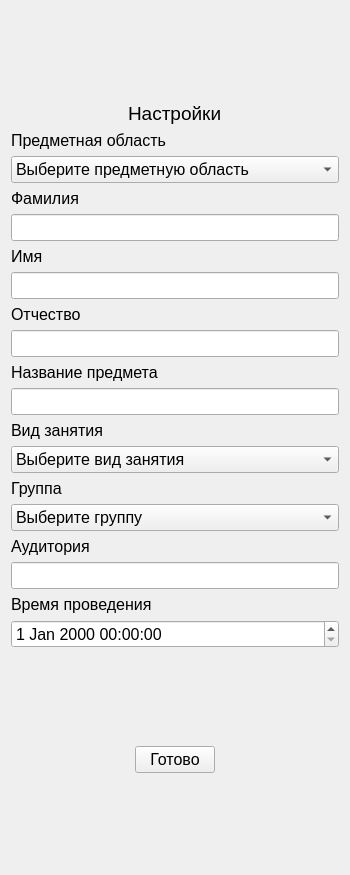
<?xml version="1.0" encoding="UTF-8"?>
<ui version="4.0">
 <class>SettingsWindow</class>
 <widget class="QWidget" name="SettingsWindow">
  <property name="geometry">
   <rect>
    <x>0</x>
    <y>0</y>
    <width>350</width>
    <height>875</height>
   </rect>
  </property>
  <property name="windowTitle">
   <string>Form</string>
  </property>
  <layout class="QVBoxLayout" name="verticalLayout_2">
   <item>
    <layout class="QVBoxLayout" name="verticalLayout">
     <item>
      <spacer name="verticalSpacer">
       <property name="orientation">
        <enum>Qt::Vertical</enum>
       </property>
       <property name="sizeHint" stdset="0">
        <size>
         <width>20</width>
         <height>40</height>
        </size>
       </property>
      </spacer>
     </item>
     <item>
      <layout class="QHBoxLayout" name="horizontalLayout">
       <item>
        <spacer name="horizontalSpacer_2">
         <property name="orientation">
          <enum>Qt::Horizontal</enum>
         </property>
         <property name="sizeHint" stdset="0">
          <size>
           <width>40</width>
           <height>20</height>
          </size>
         </property>
        </spacer>
       </item>
       <item>
        <widget class="QLabel" name="label_10">
         <property name="font">
          <font>
           <pointsize>14</pointsize>
          </font>
         </property>
         <property name="text">
          <string>Настройки</string>
         </property>
        </widget>
       </item>
       <item>
        <spacer name="horizontalSpacer">
         <property name="orientation">
          <enum>Qt::Horizontal</enum>
         </property>
         <property name="sizeHint" stdset="0">
          <size>
           <width>40</width>
           <height>20</height>
          </size>
         </property>
        </spacer>
       </item>
      </layout>
     </item>
     <item>
      <widget class="QLabel" name="label">
       <property name="font">
        <font>
         <pointsize>12</pointsize>
        </font>
       </property>
       <property name="text">
        <string>Предметная область</string>
       </property>
      </widget>
     </item>
     <item>
      <widget class="QComboBox" name="SpecializaciaBox">
       <property name="font">
        <font>
         <pointsize>12</pointsize>
        </font>
       </property>
       <item>
        <property name="text">
         <string>Выберите предметную область</string>
        </property>
       </item>
      </widget>
     </item>
     <item>
      <widget class="QLabel" name="label_2">
       <property name="font">
        <font>
         <pointsize>12</pointsize>
        </font>
       </property>
       <property name="text">
        <string>Фамилия</string>
       </property>
      </widget>
     </item>
     <item>
      <widget class="QLineEdit" name="SurnameEdit">
       <property name="font">
        <font>
         <pointsize>12</pointsize>
        </font>
       </property>
      </widget>
     </item>
     <item>
      <widget class="QLabel" name="label_3">
       <property name="font">
        <font>
         <pointsize>12</pointsize>
        </font>
       </property>
       <property name="text">
        <string>Имя</string>
       </property>
      </widget>
     </item>
     <item>
      <widget class="QLineEdit" name="NameEdit">
       <property name="font">
        <font>
         <pointsize>12</pointsize>
        </font>
       </property>
      </widget>
     </item>
     <item>
      <widget class="QLabel" name="label_4">
       <property name="font">
        <font>
         <pointsize>12</pointsize>
        </font>
       </property>
       <property name="text">
        <string>Отчество</string>
       </property>
      </widget>
     </item>
     <item>
      <widget class="QLineEdit" name="MiddleNameEdit">
       <property name="font">
        <font>
         <pointsize>12</pointsize>
        </font>
       </property>
      </widget>
     </item>
     <item>
      <widget class="QLabel" name="label_5">
       <property name="font">
        <font>
         <pointsize>12</pointsize>
        </font>
       </property>
       <property name="text">
        <string>Название предмета</string>
       </property>
      </widget>
     </item>
     <item>
      <widget class="QLineEdit" name="NamePredmetEdit">
       <property name="font">
        <font>
         <pointsize>12</pointsize>
        </font>
       </property>
      </widget>
     </item>
     <item>
      <widget class="QLabel" name="label_6">
       <property name="font">
        <font>
         <pointsize>12</pointsize>
        </font>
       </property>
       <property name="text">
        <string>Вид занятия</string>
       </property>
      </widget>
     </item>
     <item>
      <widget class="QComboBox" name="VidBox">
       <property name="font">
        <font>
         <pointsize>12</pointsize>
        </font>
       </property>
       <item>
        <property name="text">
         <string>Выберите вид занятия</string>
        </property>
       </item>
       <item>
        <property name="text">
         <string>Практическое занятие</string>
        </property>
       </item>
       <item>
        <property name="text">
         <string>Лекция</string>
        </property>
       </item>
      </widget>
     </item>
     <item>
      <widget class="QLabel" name="label_7">
       <property name="font">
        <font>
         <pointsize>12</pointsize>
        </font>
       </property>
       <property name="text">
        <string>Группа</string>
       </property>
      </widget>
     </item>
     <item>
      <widget class="QComboBox" name="groupBox">
       <property name="font">
        <font>
         <pointsize>12</pointsize>
        </font>
       </property>
       <item>
        <property name="text">
         <string>Выберите группу</string>
        </property>
       </item>
      </widget>
     </item>
     <item>
      <widget class="QLabel" name="label_8">
       <property name="font">
        <font>
         <pointsize>12</pointsize>
        </font>
       </property>
       <property name="text">
        <string>Аудитория</string>
       </property>
      </widget>
     </item>
     <item>
      <widget class="QLineEdit" name="LectorHallEdit">
       <property name="font">
        <font>
         <pointsize>12</pointsize>
        </font>
       </property>
      </widget>
     </item>
     <item>
      <widget class="QLabel" name="label_9">
       <property name="font">
        <font>
         <pointsize>12</pointsize>
        </font>
       </property>
       <property name="text">
        <string>Время проведения</string>
       </property>
      </widget>
     </item>
     <item>
      <widget class="QDateTimeEdit" name="dateTimeEdit">
       <property name="font">
        <font>
         <pointsize>12</pointsize>
        </font>
       </property>
      </widget>
     </item>
     <item>
      <spacer name="verticalSpacer_3">
       <property name="orientation">
        <enum>Qt::Vertical</enum>
       </property>
       <property name="sizeHint" stdset="0">
        <size>
         <width>20</width>
         <height>40</height>
        </size>
       </property>
      </spacer>
     </item>
     <item>
      <layout class="QHBoxLayout" name="horizontalLayout_2">
       <item>
        <spacer name="horizontalSpacer_3">
         <property name="orientation">
          <enum>Qt::Horizontal</enum>
         </property>
         <property name="sizeHint" stdset="0">
          <size>
           <width>40</width>
           <height>20</height>
          </size>
         </property>
        </spacer>
       </item>
       <item>
        <widget class="QPushButton" name="pbGotovo">
         <property name="font">
          <font>
           <pointsize>12</pointsize>
          </font>
         </property>
         <property name="text">
          <string>Готово</string>
         </property>
        </widget>
       </item>
       <item>
        <spacer name="horizontalSpacer_4">
         <property name="orientation">
          <enum>Qt::Horizontal</enum>
         </property>
         <property name="sizeHint" stdset="0">
          <size>
           <width>40</width>
           <height>20</height>
          </size>
         </property>
        </spacer>
       </item>
      </layout>
     </item>
     <item>
      <spacer name="verticalSpacer_2">
       <property name="orientation">
        <enum>Qt::Vertical</enum>
       </property>
       <property name="sizeHint" stdset="0">
        <size>
         <width>20</width>
         <height>40</height>
        </size>
       </property>
      </spacer>
     </item>
    </layout>
   </item>
  </layout>
 </widget>
 <resources/>
 <connections/>
</ui>
